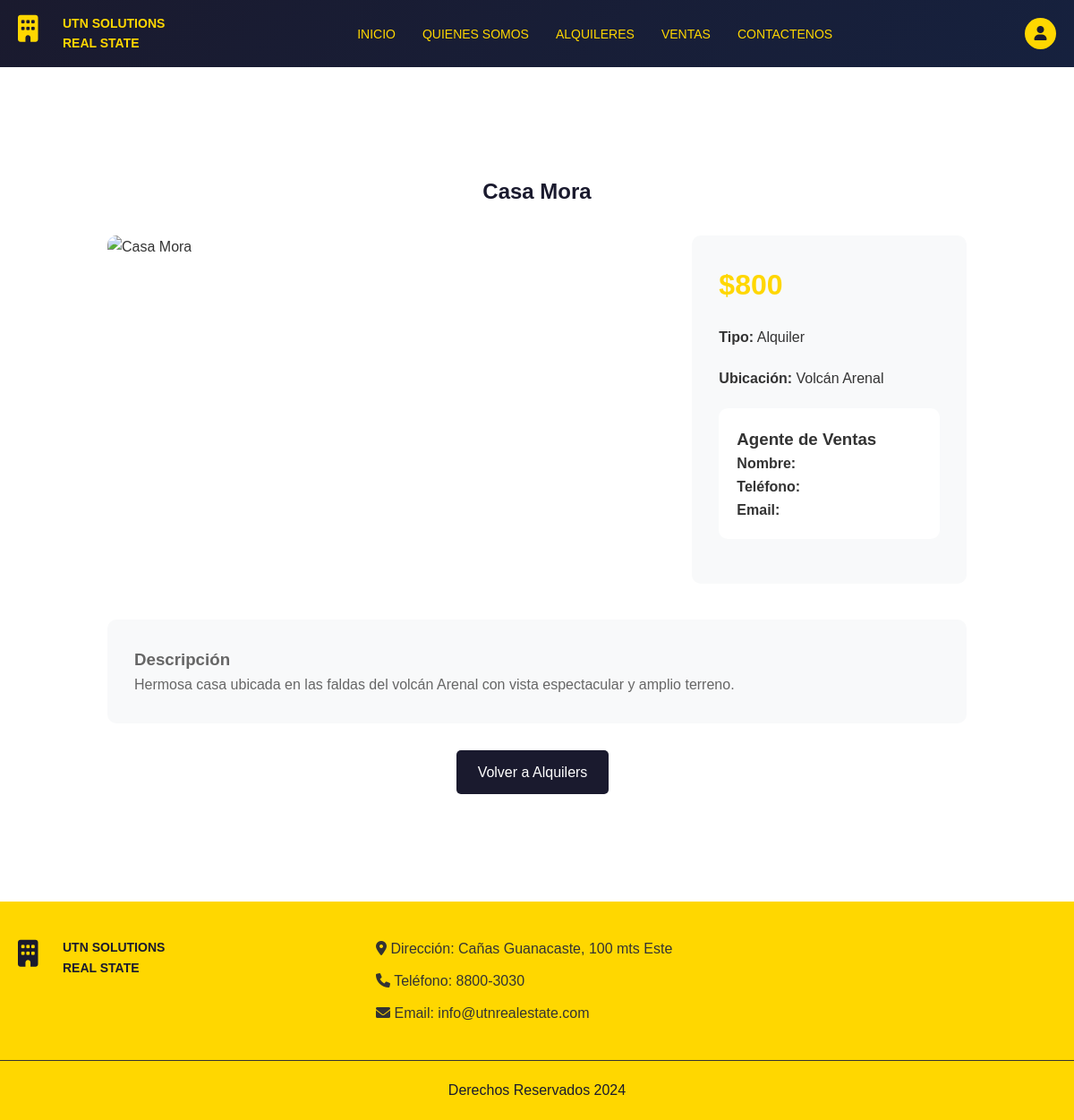
The app's page /propiedad.php?id=7 with its own data.
### tables this page shows
CREATE TABLE propiedades (
    id INT AUTO_INCREMENT PRIMARY KEY,
    tipo ENUM('alquiler', 'venta') NOT NULL,
    destacada BOOLEAN DEFAULT FALSE,
    titulo VARCHAR(200) NOT NULL,
    descripcion_breve TEXT,
    precio DECIMAL(10,2) NOT NULL,
    agente_id INT,
    imagen_destacada VARCHAR(255),
    descripcion_larga TEXT,
    mapa TEXT,
    ubicacion VARCHAR(255),
    fecha_creacion TIMESTAMP DEFAULT CURRENT_TIMESTAMP,
    FOREIGN KEY (agente_id) REFERENCES usuarios(id) ON DELETE SET NULL
);

CREATE TABLE configuracion_sitio (
    id INT AUTO_INCREMENT PRIMARY KEY,
    tema_color ENUM('azul', 'amarillo_gris', 'blanco_gris') DEFAULT 'azul',
    icono_principal VARCHAR(255),
    icono_blanco VARCHAR(255),
     
    logo_principal VARCHAR(255),
    logo_blanco VARCHAR(255),
    imagen_banner VARCHAR(255),
    mensaje_banner TEXT,
    quienes_somos_texto TEXT,
    quienes_somos_imagen VARCHAR(255),
    imagen_quienes_somos VARCHAR(255),
    facebook_url VARCHAR(255),
    youtube_url VARCHAR(255),
    instagram_url VARCHAR(255),
    direccion TEXT,
    telefono_contacto VARCHAR(20),
    email_contacto VARCHAR(100)
);

### propiedad.php (the view, shortened to what this page needs)
<?php
$database = new Database();
$db = $database->getConnection();
$id = isset($_GET['id']) ? $_GET['id'] : 0;
$query = "SELECT p.*, u.nombre as agente_nombre, u.telefono as agente_telefono, u.correo as agente_correo
          FROM propiedades p
          LEFT JOIN usuarios u ON p.agente_id = u.id
          WHERE p.id = :id";
$stmt = $db->prepare($query);
$stmt->bindParam(':id', $id);
$stmt->execute();
$propiedad = $stmt->fetch(PDO::FETCH_ASSOC);
$query = "SELECT * FROM configuracion_sitio LIMIT 1";
$stmt = $db->prepare($query);
$stmt->execute();
$config = $stmt->fetch(PDO::FETCH_ASSOC);
?>
<!DOCTYPE html>
<html lang="es">
<head>
    <link rel="stylesheet" href="css/styles.css">
    <link rel="stylesheet" href="https://cdnjs.cloudflare.com/ajax/libs/font-awesome/6.0.0/css/all.min.css">
</head>
<body>
    <header class="header">
        <div class="header-container">
            <div class="logo">
                <div class="logo-icon">
                    <i class="fas fa-building" style="font-size: 30px;"></i>
                </div>
                <div class="logo-text">
                    UTN SOLUTIONS<br>
                    REAL STATE
                </div>
            </div>
            <nav>
                <ul class="nav-menu">
                    <li><a href="index.php">INICIO</a></li>
                    <li><a href="index.php#quienes-somos">QUIENES SOMOS</a></li>
                    <li><a href="alquileres.php">ALQUILERES</a></li>
                    <li><a href="ventas.php">VENTAS</a></li>
                    <li><a href="index.php#contacto">CONTACTENOS</a></li>
                </ul>
            </nav>
            <div class="header-right">
                <a href="login.php" class="login-icon">
                    <i class="fas fa-user"></i>
                </a>
            </div>
        </div>
    </header>
    <section class="properties">
        <div class="properties-container">
            <div class="property-detail">
                <h1><?php echo htmlspecialchars($propiedad['titulo']); ?></h1>
                <div class="property-detail-grid">
                    <div class="property-detail-image">
                        <img src="/placeholder.svg?height=400&width=600" alt="<?php echo $propiedad['titulo']; ?>">
                    </div>
                    <div class="property-detail-info">
                        <div class="property-price" style="font-size: 2rem; margin-bottom: 20px;">
                            $<?php echo number_format($propiedad['precio']); ?>
                        </div>
                        <div class="property-type">
                            <strong>Tipo:</strong> <?php echo ucfirst($propiedad['tipo']); ?>
                        </div>
                        <div class="property-location">
                            <strong>Ubicación:</strong> <?php echo htmlspecialchars($propiedad['ubicacion']); ?>
                        </div>
                        <div class="property-agent">
                            <h3>Agente de Ventas</h3>
                            <p><strong>Nombre:</strong> <?php echo htmlspecialchars($propiedad['agente_nombre']); ?></p>
                            <p><strong>Teléfono:</strong> <?php echo htmlspecialchars($propiedad['agente_telefono']); ?></p>
                            <p><strong>Email:</strong> <?php echo htmlspecialchars($propiedad['agente_correo']); ?></p>
                        </div>
                    </div>
                </div>
                <div class="property-description">
                    <h3>Descripción</h3>
                    <p><?php echo nl2br(htmlspecialchars($propiedad['descripcion_larga'] ?: $propiedad['descripcion_breve'])); ?></p>
                </div>
                <div class="property-actions">
                    <a href="<?php echo $propiedad['tipo'] == 'venta' ? 'ventas.php' : 'alquileres.php'; ?>" class="btn">
                        Volver a <?php echo ucfirst($propiedad['tipo']); ?>s
                    </a>
                </div>
            </div>
        </div>
    </section>
    <footer class="footer">
        <div class="footer-container">
            <div class="footer-section">
                <div class="logo">
                    <div class="logo-icon">
                        <i class="fas fa-building" style="font-size: 30px; color: #1a1a2e;"></i>
                    </div>
                    <div class="logo-text" style="color: #1a1a2e;">
                        UTN SOLUTIONS<br>
                        REAL STATE
                    </div>
                </div>
            </div>
            <div class="footer-section">
                <p><i class="fas fa-map-marker-alt"></i> Dirección: <?php echo $config['direccion'] ?? 'Cañas Guanacaste, 100 mts Este'; ?></p>
                <p><i class="fas fa-phone"></i> Teléfono: <?php echo $config['telefono_contacto'] ?? '8800-3030'; ?></p>
                <p><i class="fas fa-envelope"></i> Email: <?php echo $config['email_contacto'] ?? 'info@utnrealestate.com'; ?></p>
            </div>
        </div>
        <div class="footer-bottom">
            <p>Derechos Reservados 2024</p>
        </div>
    </footer>
</body>
</html>

### css/styles.css (style rules this page uses)
* { margin: 0; padding: 0; box-sizing: border-box; }
body { font-family: "Arial", sans-serif; line-height: 1.6; color: #333; }
.header { background: linear-gradient(135deg, #1a1a2e 0%, #16213e 100%); padding: 15px 0; position: relative; }
.header-container { max-width: 1200px; margin: 0 auto; display: flex; justify-content: space-between; align-items: center; padding: 0 20px; }
.logo { display: flex; align-items: center; color: #ffd700; }
.logo-icon { width: 40px; height: 40px; margin-right: 10px; }
.logo-text { font-size: 14px; font-weight: bold; }
.nav-menu { display: flex; list-style: none; gap: 30px; }
.nav-menu a { color: #ffd700; text-decoration: none; font-size: 14px; font-weight: 500; transition: color 0.3s; }
.header-right { display: flex; align-items: center; gap: 15px; }
.login-icon { background: #ffd700; color: #1a1a2e; width: 35px; height: 35px; border-radius: 50%; display: flex; align-items: center; justify-content: center; text-decoration: none; font-weight: bold; }
.properties { padding: 80px 0; }
.properties-container { max-width: 1200px; margin: 0 auto; padding: 0 20px; }
.property-description { color: #666; margin-bottom: 15px; line-height: 1.6; }
.property-price { font-size: 1.5rem; font-weight: bold; color: #ffd700; margin-bottom: 15px; }
.footer { background: #ffd700; padding: 40px 0 20px; }
.footer-container { max-width: 1200px; margin: 0 auto; padding: 0 20px; display: grid; grid-template-columns: 1fr 1fr 1fr; gap: 40px; }
.footer-section p, .footer-section a { color: #333; text-decoration: none; margin-bottom: 10px; display: block; }
.footer-bottom { text-align: center; margin-top: 30px; padding-top: 20px; border-top: 1px solid #333; color: #1a1a2e; }
.btn { background: #1a1a2e; color: white; padding: 12px 24px; border: none; border-radius: 5px; cursor: pointer; text-decoration: none; display: inline-block; margin-right: 10px; }

### propiedad.php (style rules this page uses)
.property-detail { max-width: 1000px; margin: 0 auto; padding: 40px 20px; }
.property-detail h1 { text-align: center; margin-bottom: 30px; color: #1a1a2e; }
.property-detail-grid { display: grid; grid-template-columns: 2fr 1fr; gap: 40px; margin-bottom: 40px; }
.property-detail-image img { width: 100%; height: 400px; object-fit: cover; border-radius: 10px; }
.property-detail-info { background: #f8f9fa; padding: 30px; border-radius: 10px; }
.property-detail-info > div { margin-bottom: 20px; }
.property-agent { background: white; padding: 20px; border-radius: 10px; margin-top: 20px; }
.property-description { background: #f8f9fa; padding: 30px; border-radius: 10px; margin-bottom: 30px; }
.property-actions { text-align: center; }

### records on screen
propiedades: titulo "Casa Mora", precio "800", tipo "Alquiler", ubicacion "Volcán Arenal", descripcion_larga "Hermosa casa ubicada en las faldas del volcán Arenal con vista espectacular y amplio terreno."
configuracion_sitio: direccion "Cañas Guanacaste, 100 mts Este", telefono_contacto "8800-3030", email_contacto "info@utnrealestate.com"
